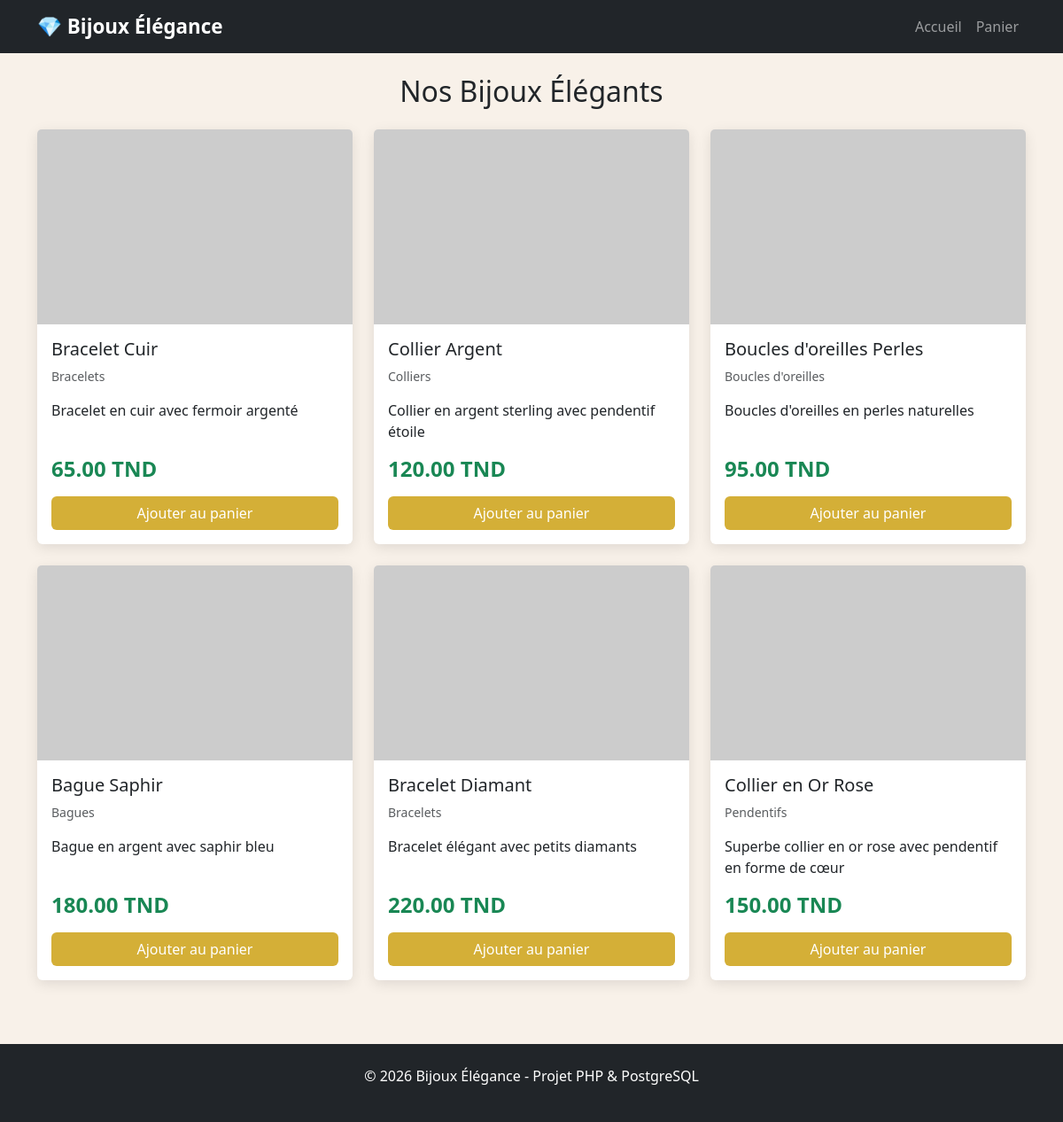
The page / on the database its author committed.
### tables this page shows
CREATE TABLE IF NOT EXISTS produits (
    id INT AUTO_INCREMENT PRIMARY KEY,
    nom VARCHAR(200) NOT NULL,
    description TEXT,
    prix DECIMAL(10,2) NOT NULL,
    image VARCHAR(255),
    categorie_id INT,
    created_at TIMESTAMP DEFAULT CURRENT_TIMESTAMP,
    FOREIGN KEY (categorie_id) REFERENCES categories(id)
);

CREATE TABLE IF NOT EXISTS categories (
    id INT AUTO_INCREMENT PRIMARY KEY,
    nom VARCHAR(100) NOT NULL
);

### index.php (the view, shortened to what this page needs)
<?php
require_once 'config/database.php';
require_once 'includes/header.php';
$stmt = $pdo->query("SELECT p.*, c.nom as categorie
                     FROM produits p
                     LEFT JOIN categories c ON p.categorie_id = c.id
                     ORDER BY p.id DESC");
$produits = $stmt->fetchAll();
?>
<h2 class="mb-4 text-center text-dark">Nos Bijoux Élégants</h2>
<div class="row">
    <?php if (count($produits) > 0): ?>
        <?php foreach($produits as $p): ?>
        <div class="col-md-4 col-sm-6 mb-4">
            <div class="card h-100">
                <img src="assets/images/<?= htmlspecialchars($p['image'] ?? '') ?>"
                     class="card-img-top product-img"
                     alt="<?= htmlspecialchars($p['nom']) ?>"
                     onerror="this.src='https://via.placeholder.com/300x220/ddd/666?text=<?= urlencode($p['nom']) ?>'">
                <div class="card-body d-flex flex-column">
                    <h5 class="card-title"><?= htmlspecialchars($p['nom']) ?></h5>
                    <p class="text-muted small"><?= htmlspecialchars($p['categorie'] ?? 'Bijou') ?></p>
                    <p class="card-text flex-grow-1"><?= htmlspecialchars($p['description']) ?></p>
                    <div class="mt-auto">
                        <h4 class="text-success fw-bold"><?= number_format($p['prix'], 2) ?> TND</h4>
                        <a href="ajouter_panier.php?id=<?= $p['id'] ?>"
                           class="btn btn-gold w-100 mt-2">
                            Ajouter au panier
                        </a>
                    </div>
                </div>
            </div>
        </div>
        <?php endforeach; ?>
    <?php endif; ?>
</div>
<?php require_once 'includes/footer.php'; ?>

### header.php (shortened to what this page needs)
<!DOCTYPE html>
<html lang="fr">
<head>
    <link href="https://cdn.jsdelivr.net/npm/bootstrap@5.3.3/dist/css/bootstrap.min.css" rel="stylesheet">
    <link rel="stylesheet" href="../assets/css/style.css">
</head>
<body>
    <nav class="navbar navbar-expand-lg navbar-dark bg-dark">
        <div class="container">
            <a class="navbar-brand" href="../index.php">💎 Bijoux Élégance</a>
            <div class="navbar-nav ms-auto">
                <a class="nav-link" href="../index.php">Accueil</a>
                <a class="nav-link position-relative" href="../panier.php">
                    Panier
                </a>
            </div>
        </div>
    </nav>
    <div class="container mt-4">

### footer.php (shortened to what this page needs)
</div>
    <footer class="bg-dark text-white text-center py-4 mt-5">
        <p>&copy; <?= date('Y') ?> Bijoux Élégance - Projet PHP & PostgreSQL</p>
    </footer>
</body>
</html>

### style.css (style rules this page uses)
body { background-color: #f8f1e9; font-family: 'Segoe UI', sans-serif; }
.card { transition: all 0.3s ease; border: none; box-shadow: 0 4px 15px rgba(0, 0, 0, 0.1); }
.btn-gold { background-color: #d4af37; color: white; font-weight: 500; }
.product-img { height: 220px; object-fit: cover; }
.navbar-brand { font-weight: bold; font-size: 1.4rem; }

### rows shown on the page
produits: nom "Bracelet Cuir", categorie.nom "Bracelets", description "Bracelet en cuir avec fermoir argenté", prix "65.00"
produits: nom "Collier Argent", categorie.nom "Colliers", description "Collier en argent sterling avec pendentif étoile", prix "120.00"
produits: nom "Boucles d'oreilles Perles", categorie.nom "Boucles d'oreilles", description "Boucles d'oreilles en perles naturelles", prix "95.00"
produits: nom "Bague Saphir", categorie.nom "Bagues", description "Bague en argent avec saphir bleu", prix "180.00"
produits: nom "Bracelet Diamant", categorie.nom "Bracelets", description "Bracelet élégant avec petits diamants", prix "220.00"
produits: nom "Collier en Or Rose", categorie.nom "Pendentifs", description "Superbe collier en or rose avec pendentif en forme de cœur", prix "150.00"
